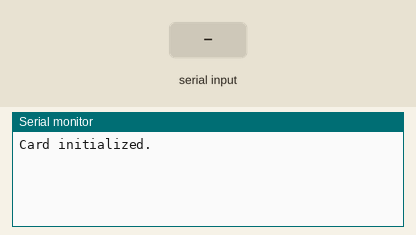
Simulated run of this sketch. Board: Arduino Uno, built with avr-gcc and run on an emulated ATmega328P. On the bench: the last lines printed to the serial monitor. Inputs (shaded band) come from the test bench. Storage starts empty.

Above: at 1.2 s.
1.3 s: "2" received over the second serial link
At 1.8 s:
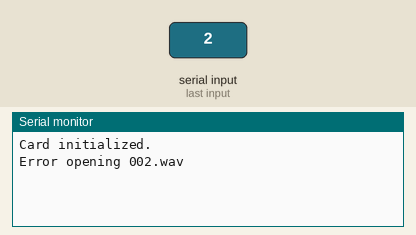
2.8 s: "3" received over the second serial link
At 4.2 s:
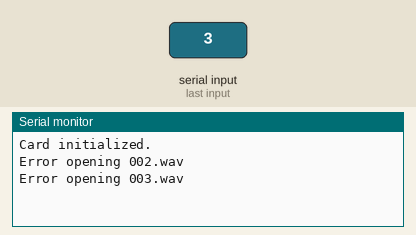

The sketch:

voice_control_calling.ino
```cpp
#include <SD.h>
#include <SPI.h>
#include <SoftwareSerial.h>
const int chipSelect = 4;
SoftwareSerial mySerial(9, 10); // RX, TX
void setup() {
  Serial.begin(9600);
  mySerial.begin(9600);
  if (!SD.begin(chipSelect)) {
    Serial.println("Card failed, or not present");
    while (1);
  }
  Serial.println("Card initialized.");
}
void loop() {
  if (mySerial.available()) {
    char command = mySerial.read();
    if (command == 'play song number 1') {
      playFile("001.wav");
    } else if (command == '2') {
      playFile("002.wav");
    } else if (command == '3') {
      playFile("003.wav");
    } else if (command == '2') {
      playFile("song2.wav");
    } else if (command == '2') {
      playFile("song2.wav");
    } else if (command == '2') {
      playFile("song2.wav");
    }
  }
}

void playFile(const char* filename) {
  File audioFile = SD.open(filename);
  if (audioFile) {
    Serial.print("Playing ");
    Serial.println(filename);
    // Code to read from file and output to speaker
    audioFile.close();
  } else {
    Serial.print("Error opening ");
    Serial.println(filename);
  }
}
```

Measured:
- after the input at 1.3 s, the serial monitor: prints a new line at once (image 1)
- after the input at 2.8 s, the serial monitor: prints a new line at once (image 2)
